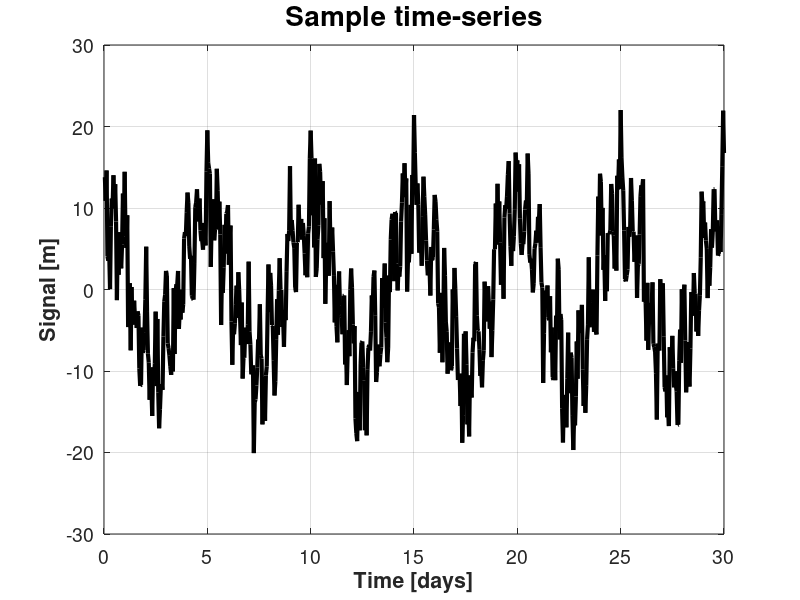
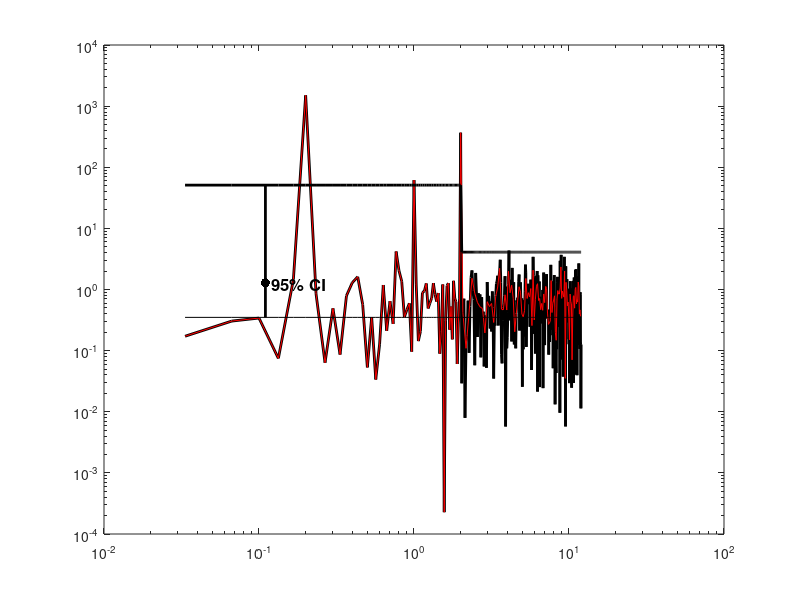

Source code (MATLAB) for these figures, in order: (Note: this script raises an error after producing the figures.)
clear all; close all;

%% Create some pseudo-data for demo purposes 



dt = 1/24; %sampling frequency 1/hr
t = dt:dt:30;


y1 = 5*cos(t*2*pi*2.0); % Semi-diurnal (2/day) signal
y2 = 2*cos(t*2*pi*1.0); % small Diurnal (1/day) signal
y3 = 10*cos(t*2*pi*0.2); % large Low-frequency (0.2/day) signal

Y = y1+y2+y3+randn(size(t))*3; %superimpose signals and and some moderate noise

figure(1);clf
plot(t,Y,'k','linewidth',3)
grid on
xlabel('Time [days]','fontweight','bold')
ylabel('Signal [m]','fontweight','bold')
set(gca,'fontsize',14)
title('Sample time-series','fontsize',20)

%% Start calculating the power-spectrum

%remove trendline for powerspectrum
coef = polyfit(t,Y,1); % 1 = linear fit
Y_fit = coef(1)*t+coef(2);
Y_detrend = Y-Y_fit;


L = length(t);
k = (2*pi/L)*[0:L/2-1 -L/2:-1]; ks = fftshift(k); %set up frequency grid
    f1 = ks*24/(2*pi);

    
    
   Sgt = (1/24)*fft(Y_detrend);       
          powspec = fftshift(Sgt.*conj(Sgt))/(1/24*L);

    idpos = find(f1>0);
    f_pos = f1(idpos);
    S_pos = powspec(idpos)*2; %Since the powerspectrum is symmetric for a real Y, we simplify by looking at just the posti
 
figure(2); clf
loglog(f_pos,S_pos,'k','linewidth',2)    
    


ind = find(f_pos > 2.0); ind2 = find(f_pos <=2);
f0 = f_pos(ind); y0 = S_pos(ind);

clear f2 y2
for i = 1:length(f0)/3
    f2(i) = 1/3*(f0(i*3-2) + f0(i*3-1) + f0(i*3));
    y2(i) = 1/3*(y0(i*3-2) + y0(i*3-1) + y0(i*3));
end

ff = [f_pos(ind2) f2]; Syyf = [S_pos(ind2) y2];

hold on
loglog(ff,Syyf,'r')

a = 1;

            dfnew = 3*2*a;

            lo1 = chi2inv(0.975,2*a); hi1 = chi2inv(0.025,2*a);
            hi1 = 2*a/hi1; lo1 = 2*a/lo1;
            
            lo2 = chi2inv(0.975,3*2*a); hi2 = chi2inv(0.025,3*2*a);
            hi2 = dfnew/hi2; lo2 = dfnew/lo2;
 
            hold on
      line1 = .35*ones(size(f_pos));
        line2 = zeros(size(f_pos));
        line2(ind2) = line1(1)*hi1/lo1;
        line2(ind) = line1(1)*hi2/lo2;
        
        loglog(f_pos,line1,'k',f_pos,line2,'k','linewidth',2)
        pos1 = (line1(1)/lo1);
        loglog(.11,pos1,'k.','markersize',20)
        loglog([.11 .11],[line1(1) line2(1)],'k','linewidth',2)
        text(.12,pos1*.95,'95% CI','fontsize',12,'fontweight','bold')


 
 
 %% Average over 3 frequency bins for high frequencies
            ind = find(fpos > 4.1); ind2 = find(fpos<=4.1); % Frequencies in [cpd]
            f0 = fpos(ind); y0 = Syy(ind);

            for i = 1:length(f0)/3
                  f2(i) = 1/3*(f0(i*3-2) + f0(i*3-1) + f0(i*3));
                  y2(i) = 1/3*(y0(i*3-2) + y0(i*3-1) + y0(i*3));
            end

            ff = [fpos(ind2) f2]; Syyf = [Syy(ind2) y2];
        
        loglog(ff,Syyf,'k','linewidth',2)
        %loglog(ff,Syyf,'r*','markersize',5)
    

        
        [a,b] = size(Syy_ind);
        cd /Users/thennon/Argo/Testing
            dfnew = 3*2*a;

            lo1 = chi2inv(0.975,2*a); hi1 = chi2inv(0.025,2*a);
            hi1 = 2*a/hi1; lo1 = 2*a/lo1;
            
            lo2 = chi2inv(0.975,3*2*a); hi2 = chi2inv(0.025,3*2*a);
            hi2 = dfnew/hi2; lo2 = dfnew/lo2;
        cd /Users/thennon/Argo/Testing/NewSpec
        
        line1 = .35*ones(size(fpos));
        line2 = zeros(size(fpos));
        line2(ind2) = line1(1)*hi1/lo1;
        line2(ind) = line1(1)*hi2/lo2;
        
        loglog(fpos,line1,'k',fpos,line2,'k','linewidth',2)
        pos1 = (line1(1)/lo1);
        loglog(.11,pos1,'k.','markersize',20)
        loglog([.11 .11],[line1(1) line2(1)],'k','linewidth',2)
        text(.12,pos1*.95,'95% CI','fontsize',12,'fontweight','bold')
        %text(1,line1(1)*.8,['df = ',num2str(2*a)],'fontsize',12,'fontweight','bold')
        %text(8,line1(1)*.8,['df = ',num2str(dfnew)],'fontsize',9,'fontweight','bold')
        
        text(9,10^1.7,['Lat: ',num2str(avlatR),' +/- ' ,num2str(slatR)],'fontsize',12,'fontweight','bold')    
        text(9,10^1.5,['Lon: ',num2str(avlonR),' +/- ', num2str(slonR)],'fontsize',12,'fontweight','bold')
        text(9,10^1.3,['Record: ',num2str(record),' Days'],'fontsize',12,'fontweight','bold')
        text(9,10^1.1,['Segments: ',num2str(del/24),' Days'],'fontsize',12,'fontweight','bold')
        
        legend('S_{av}','GM','location','southeast')




